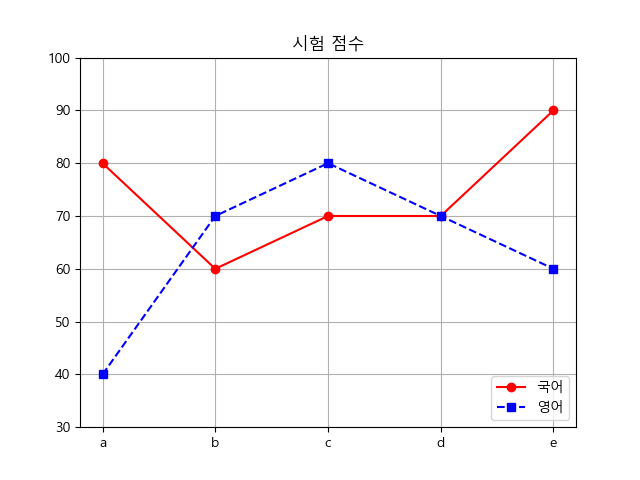
#> input picture anal_pro1/visual_matplotlib/plot1.png, 640 x 480 px
$ python matplot1.py
#> lines starting #> are read from the running program, lines starting #| are printed output that depends on the picture
# 시각화 모듈
import numpy as np
import matplotlib.pyplot as plt
plt.rc('font', family = 'malgun gothic') # 한글 깨짐 방지
plt.rcParams['axes.unicode_minus'] = False # 음수 부호 깨짐 방지
# %matplotlib inline ipython 기반 명령어 를 쓰면 show()명령어 안써도됨
'''
#x = [0, 1, 2]
#x = ['서울', '인천', '천안'] # list type(순서 O) x축에 순서로 표현
x = ('서울', '인천', '천안') # tuple type(순서 O)
#x = {'서울', '인천', '천안'} # set type(순서 X)
y = [5, 3, 7]
plt.xlim([-1, 3]) # x축 최대 최소 구간 설정
plt.ylim([0, 10])
plt.yticks(list(range(0, 11, 3))) # 인위적으로 y값 간격 조정

plt.plot(x, y) # x,y값 plt.scatter(x, y)
plt.show()
'''

'''
data = np.arange(1, 11, 2)
print(data)
plt.plot(data) # y축에만 값을 부여
x = [0, 1, 2, 3, 4]
for a, b in zip(x, data):
    plt.text(a, b, str(b))

plt.show()

plt.plot(data)
plt.plot(data, data, 'r')
for a, b in zip(data, data):
    plt.text(a, b, str(b))
plt.show()
'''

'''
# 사인곡선
x = np.arange(10)
y = np.sin(x)
print(x, y)
#plt.plot(x, y, 'bo') # style 파랑 동그라미 형식 => bo
#plt.plot(y, 'r+')
plt.plot(x, y, 'go-.', marker= 'o', ms = 15, mec='g', mew = 5, mfc='r') #mec 바깥 색상, mfc 안쪽 색상

plt.show()
'''

"""
# hold명령 : 복수의 plot 명령을 하나의 그림에 겹쳐서 출력
x = np.arange(0, np.pi * 3, 0.1)
y_sin = np.sin(x)
y_cos = np.cos(x)

plt.plot(x, y_sin, 'r')
plt.scatter(x, y_cos)

plt.xlabel('x축')
plt.ylabel('y축')

plt.title('sin & cosine')
plt.legend(['sin', 'cosine'])
plt.show()
"""
"""
# subplot : Figure를 여러개의 영역으로 분리
x = np.arange(0, np.pi * 3, 0.1)
y_sin = np.sin(x)
y_cos = np.cos(x)
plt.subplot(2, 1, 1) # 그래프 2행 1열 중 1번째 행에 포커스
plt.plot(x, y_sin)
plt.title('sine')

plt.subplot(2, 1, 2) # 그래프 2행 1열 중 1번째 행에 포커스
plt.plot(x, y_cos)
plt.title('cosine')
plt.show()
"""

# 꺾은선 차트를 그린 후 이미지 파일로 저장
irum = ['a','b','c','d','e']
kor = [80, 60, 70, 70, 90]
eng = [40, 70, 80, 70, 60]
plt.plot(irum, kor, 'ro-') # 빨강색 점에 실선
plt.plot(irum, eng, 'bs--') # 파랑 사각형에 점선
plt.ylim([30, 100])
plt.title('시험 점수')
plt.legend(['국어', '영어'], loc = 4) # loc 시계반대방향 위치주는것
plt.grid(True)

# 차트를 이미지로 저장하기
# fig = plt.gcf() # 저장준비 선언
# plt.show()
# fig.savefig('plot1.png')

# 이미지 읽기
from matplotlib.pyplot import imread
img = imread('plot1.png')
#> img is the input picture: shape (480, 640, 4) float32; mean R, G, B, A 0.981, 0.976, 0.981, 1
plt.imshow(img)
plt.show()
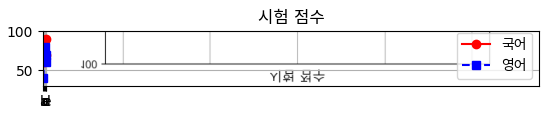
#> figure drawn by matplotlib, 1 panel
